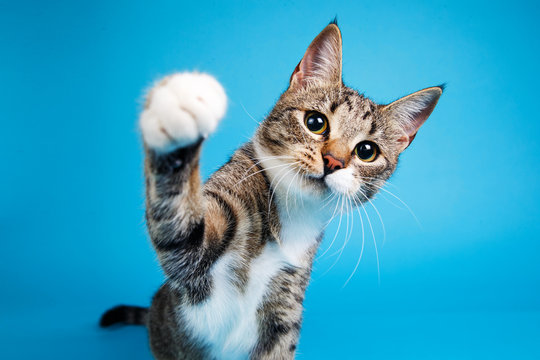
#> input picture libraries/opencv/data/cat.jpg, 540 x 360 px, found by its file name
$ python shadow.py
#> lines starting #> are read from the running program, lines starting #| are printed output that depends on the picture; after the words box and inside, x2 and y2 are one past the last pixel; in counts of white or black regions, pixels touching at a corner belong together
import cv2
import numpy as np

# Read the image
image = cv2.imread("/home/su-rays/projects/skills/libraries/opencv/data/cat.jpg")
#> image is the input picture: shape (360, 540, 3); mean B, G, R 191.9, 160, 55.5

# Create a random shadow mask
h, w = image.shape[:2]
#> h = 360; w = 540
shadow_mask = np.zeros((h, w), dtype=np.uint8)
x1, y1 = np.random.randint(0, w), np.random.randint(0, h)
#> x1 = 192; y1 = 323
x2, y2 = np.random.randint(0, w), np.random.randint(0, h)
#> x2 = 359; y2 = 9
cv2.rectangle(shadow_mask, (x1, y1), (x2, y2), 255, -1)
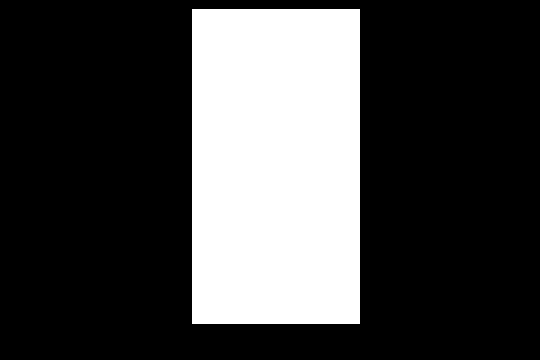
#> shadow_mask: shape (360, 540); 27.2% white; 1 white region, box (x1, y1, x2, y2) and area: (192, 9, 360, 324) 52920

# Apply shadow
shadow_strength = np.random.uniform(0.3, 0.7)
shadowed_image = cv2.addWeighted(image, 1 - shadow_strength, cv2.cvtColor(shadow_mask, cv2.COLOR_GRAY2BGR), shadow_strength, 0)
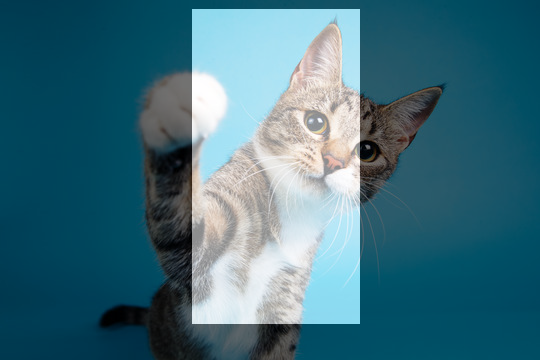
#> shadowed_image: shape (360, 540, 3); mean B, G, R 124.6, 110.2, 63.1

# Display
cv2.imshow("Original", image)
cv2.imshow("Random Shadows", shadowed_image)

# Wait for key to press and close window
cv2.waitKey(0)
cv2.destroyAllWindows()

$ run again, with libraries/opencv/data/bird.jpeg copied over libraries/opencv/data/cat.jpg
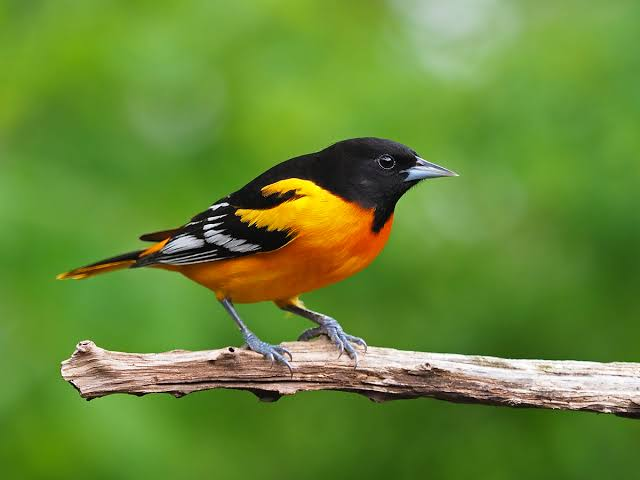
#> input picture libraries/opencv/data/bird.jpeg, 640 x 480 px, found by its file name
#> image is the input picture: shape (480, 640, 3); mean B, G, R 53.3, 137.4, 103.1
#> `cv2.rectangle(shadow_mask, (x1, y1), (x2, y2), 255, -1)`:
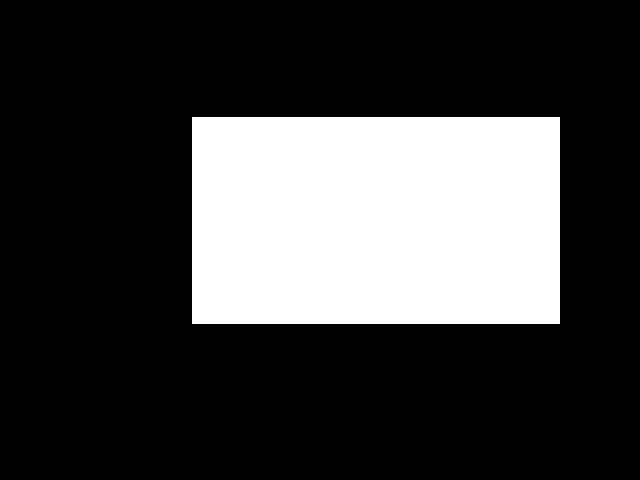
#> shadow_mask: shape (480, 640); 24.8% white; 1 white region, box (x1, y1, x2, y2) and area: (192, 117, 560, 324) 76176
#> `shadowed_image = cv2.addWeighted(image, 1 - shadow_strength, cv2.cvtCo..`:
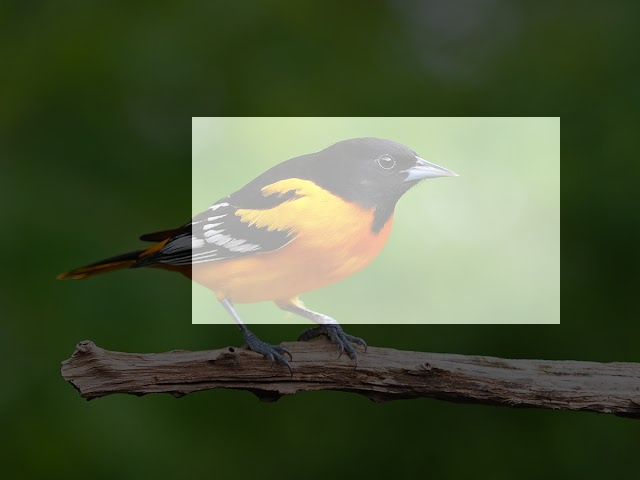
#> shadowed_image: shape (480, 640, 3); mean B, G, R 59.7, 89.7, 77.5
